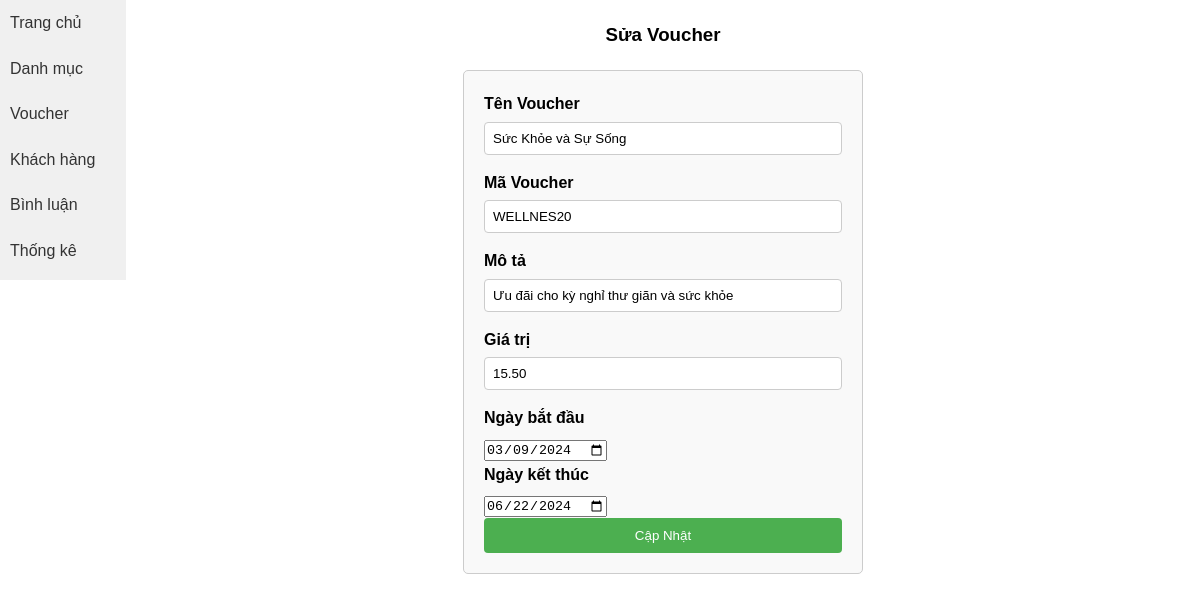
Screenshot of /View/admin/index.php?action=suavoucher&id=20 with the database file from the repository.
### tables this page shows
CREATE TABLE `discount`(
    `id` INT UNSIGNED NOT NULL AUTO_INCREMENT PRIMARY KEY,
    `discount_name` VARCHAR(255) NOT NULL,
    `code` VARCHAR(255) NOT NULL,
    `percent` DOUBLE(8, 2) NOT NULL,
    `date_start` DATE NOT NULL,
    `date_end` DATE NOT NULL,
    `description` VARCHAR(255) NOT NULL,
    `status` INT NOT NULL
);

### Model/DBConfig.php (called while the page is built, shortened)
<?php
class DBConfig
{
    private $hostname = 'localhost';
    private $username = 'root';
    private $pass = '';
    private $dbname = 'web2';
    private $con = NULL;
    public function connect()
    {
        $this->con = new mysqli($this->hostname, $this->username, $this->pass, $this->dbname);
        if (!$this->con) {
            echo "ket noi that bai";
            exit();
        } else mysqli_set_charset($this->con, 'utf8');
        return $this->con;
    }
 public function execute($sql)
 {
 $this->result = $this->con->query($sql);
 return $this->result;
}
            public function getVoucherDetailsById($voucherId)
            {
                if ($voucherId > 0) {
                    $sql = "SELECT * FROM discount WHERE id = $voucherId";
                    $result = $this->execute($sql);
                    if ($result && $result->num_rows > 0) {
                        $voucherDetails = $result->fetch_assoc();
                return $voucherDetails;
            }
        }
        return false;
    }
}

### View/admin/editVoucher.php (the view, shortened to what this page needs)
<?php
if(isset($_GET['id']) && $_GET['id'] > 0){
    $voucherId = $_GET['id'];
    $voucherDetails = $db->getVoucherDetailsById($voucherId);
    if($voucherDetails) {
        extract($voucherDetails);
    }
}
?>
<body>
    <h3>Sửa Voucher</h3>
    <form action="index.php?action=capnhatvoucher" method="POST">
        <label for="ten-voucher">Tên Voucher</label>
        <input type="text" id="ten-voucher" name="ten_voucher"
            value="<?= isset($discount_name) ? $discount_name : '' ?>">
        <label for="ma-voucher">Mã Voucher</label>
        <input type="text" id="ma-voucher" name="ma_voucher" value="<?= isset($code) ? $code : '' ?>">
        <label for="mo-ta">Mô tả</label>
        <input type="text" id="mo-ta" name="mo_ta" value="<?= isset($description) ? $description : '' ?>">
        <label for="gia-tri">Giá trị</label>
        <input type="text" id="gia-tri" name="gia_tri" value="<?= isset($percent) ? $percent : '' ?>">
        <label for="ngay-bat-dau">Ngày bắt đầu</label>
        <input type="date" id="ngay-bat-dau" name="ngay_bat_dau" value="<?= isset($date_start) ? $date_start : '' ?>">
        <label for="ngay-ket-thuc">Ngày kết thúc</label>
        <input type="date" id="ngay-ket-thuc" name="ngay_ket_thuc" value="<?= isset($date_end) ? $date_end : '' ?>">
        <input type="submit" name="btnedit" value="Cập Nhật">
    </form>
    <?php
			if (isset($alert) && $alert == 'edit_success') {
				echo "<p style='color: green; align-item: center;'>Thêm thành công</p>";
			} else return;
	?>

### Css/admin/style.css (style rules this page uses)
* { margin: 0; padding: 0; box-sizing: border-box; }
body { font-family: Arial, sans-serif; line-height: 1.6; }

### View/admin/editVoucher.php (style rules this page uses)
body { font-family: Arial, sans-serif; }
.container h3 { text-align: center; margin-bottom: 20px; }
form { max-width: 400px; margin: 0 auto; padding: 20px; border: 1px solid #ccc; border-radius: 5px; background-color: #f9f9f9; }
label { display: block; margin-bottom: 5px; font-weight: bold; }
input[type="text"] { width: 100%; padding: 8px; margin-bottom: 15px; border: 1px solid #ccc; border-radius: 4px; box-sizing: border-box; }
input[type="submit"], input[type="button"] { background-color: #4CAF50; color: white; padding: 10px 15px; border: none; border-radius: 4px; cursor: pointer; width: 100%; }

### rows the page displays
discount: ten_voucher "Sức Khỏe và Sự Sống", ma_voucher "WELLNES20", mo_ta "Ưu đãi cho kỳ nghỉ thư giãn và sức khỏe", gia_tri "15.50", ngay_bat_dau "03/09/2024", ngay_ket_thuc "06/22/2024"
